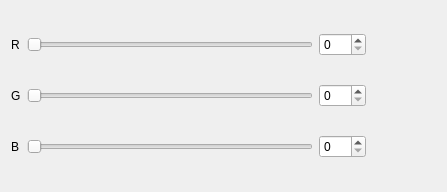
<?xml version="1.0" encoding="UTF-8"?>
<ui version="4.0">
 <class>ColorSelect</class>
 <widget class="QWidget" name="ColorSelect">
  <property name="geometry">
   <rect>
    <x>0</x>
    <y>0</y>
    <width>447</width>
    <height>192</height>
   </rect>
  </property>
  <property name="windowTitle">
   <string>Form</string>
  </property>
  <layout class="QGridLayout" name="gridLayout">
   <item row="0" column="0">
    <widget class="QLabel" name="label">
     <property name="text">
      <string>R</string>
     </property>
    </widget>
   </item>
   <item row="0" column="1">
    <widget class="QSlider" name="redSlider">
     <property name="orientation">
      <enum>Qt::Horizontal</enum>
     </property>
    </widget>
   </item>
   <item row="0" column="2">
    <widget class="QSpinBox" name="redSpinBox">
     <property name="maximum">
      <number>255</number>
     </property>
    </widget>
   </item>
   <item row="0" column="3" rowspan="3">
    <widget class="QWidget" name="displayWidget" native="true">
     <property name="minimumSize">
      <size>
       <width>64</width>
       <height>64</height>
      </size>
     </property>
     <property name="autoFillBackground">
      <bool>true</bool>
     </property>
    </widget>
   </item>
   <item row="1" column="0">
    <widget class="QLabel" name="label_2">
     <property name="text">
      <string>G</string>
     </property>
    </widget>
   </item>
   <item row="1" column="1">
    <widget class="QSlider" name="greenSlider">
     <property name="orientation">
      <enum>Qt::Horizontal</enum>
     </property>
    </widget>
   </item>
   <item row="1" column="2">
    <widget class="QSpinBox" name="greenSpinBox">
     <property name="maximum">
      <number>255</number>
     </property>
    </widget>
   </item>
   <item row="2" column="0">
    <widget class="QLabel" name="label_3">
     <property name="text">
      <string>B</string>
     </property>
    </widget>
   </item>
   <item row="2" column="1">
    <widget class="QSlider" name="blueSlider">
     <property name="orientation">
      <enum>Qt::Horizontal</enum>
     </property>
    </widget>
   </item>
   <item row="2" column="2">
    <widget class="QSpinBox" name="blueSpinBox">
     <property name="maximum">
      <number>255</number>
     </property>
    </widget>
   </item>
  </layout>
 </widget>
 <resources/>
 <connections>
  <connection>
   <sender>redSlider</sender>
   <signal>valueChanged(int)</signal>
   <receiver>redSpinBox</receiver>
   <slot>setValue(int)</slot>
   <hints>
    <hint type="sourcelabel">
     <x>182</x>
     <y>39</y>
    </hint>
    <hint type="destinationlabel">
     <x>335</x>
     <y>43</y>
    </hint>
   </hints>
  </connection>
  <connection>
   <sender>greenSlider</sender>
   <signal>valueChanged(int)</signal>
   <receiver>greenSpinBox</receiver>
   <slot>setValue(int)</slot>
   <hints>
    <hint type="sourcelabel">
     <x>295</x>
     <y>95</y>
    </hint>
    <hint type="destinationlabel">
     <x>334</x>
     <y>101</y>
    </hint>
   </hints>
  </connection>
  <connection>
   <sender>greenSpinBox</sender>
   <signal>valueChanged(int)</signal>
   <receiver>greenSlider</receiver>
   <slot>setValue(int)</slot>
   <hints>
    <hint type="sourcelabel">
     <x>330</x>
     <y>90</y>
    </hint>
    <hint type="destinationlabel">
     <x>239</x>
     <y>93</y>
    </hint>
   </hints>
  </connection>
  <connection>
   <sender>redSpinBox</sender>
   <signal>valueChanged(int)</signal>
   <receiver>redSlider</receiver>
   <slot>setValue(int)</slot>
   <hints>
    <hint type="sourcelabel">
     <x>324</x>
     <y>35</y>
    </hint>
    <hint type="destinationlabel">
     <x>153</x>
     <y>37</y>
    </hint>
   </hints>
  </connection>
  <connection>
   <sender>blueSlider</sender>
   <signal>valueChanged(int)</signal>
   <receiver>blueSpinBox</receiver>
   <slot>setValue(int)</slot>
   <hints>
    <hint type="sourcelabel">
     <x>286</x>
     <y>138</y>
    </hint>
    <hint type="destinationlabel">
     <x>350</x>
     <y>147</y>
    </hint>
   </hints>
  </connection>
  <connection>
   <sender>blueSpinBox</sender>
   <signal>valueChanged(int)</signal>
   <receiver>blueSlider</receiver>
   <slot>setValue(int)</slot>
   <hints>
    <hint type="sourcelabel">
     <x>330</x>
     <y>157</y>
    </hint>
    <hint type="destinationlabel">
     <x>284</x>
     <y>157</y>
    </hint>
   </hints>
  </connection>
 </connections>
</ui>
